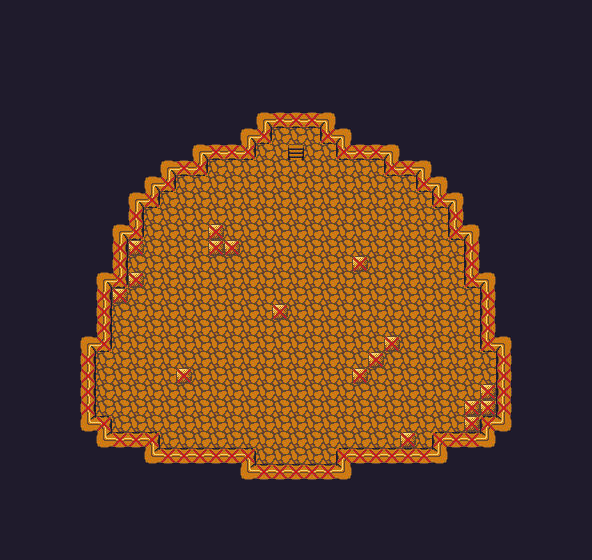

Rendered tile map (Tiled .tmx) drawn with the repository's tilesets; below, a short description and the map source with its tile grids summarised:
An orthogonal 37x35 tile map with 16x16 px tiles, 2 tile layers (Tile Layer 1, Collision_Layer), 2 tilesets and 12 objects (9x Enemy, Relic, Player, LevelTrigger).

<map version="1.0" orientation="orthogonal" renderorder="right-down" width="37" height="35" tilewidth="16" tileheight="16" nextobjectid="41">
 <tileset firstgid="1" name="DEBUG_COLLISION" tilewidth="16" tileheight="16">
  <image source="res/DEBUG_COLLISION.png" width="32" height="16" />
  <tile id="1">
   <properties>
    <property name="collidable" value="" />
   </properties>
  </tile>
 </tileset>
 <tileset firstgid="3" name="overworld" tilewidth="16" tileheight="16">
  <image source="res/tileSet.png" width="128" height="144" />
 </tileset>
 <layer name="Tile Layer 1" width="37" height="35">
  <data>[1295 cells, 1295 non-empty, 16 distinct tile ids]</data>
 </layer>
 <layer name="Collision_Layer" width="37" height="35">
  <properties>
   <property name="collidable" value="1" />
  </properties>
  <data>[1295 cells, 87 non-empty, 1 distinct tile ids]</data>
 </layer>
 <objectgroup name="Object Layer 1">
  <object id="28" type="Enemy" x="224" y="304" width="16" height="16">
   <properties>
    <property name="textureID" value="enemy" />
   </properties>
  </object>
  <object id="29" type="Enemy" x="304" y="256" width="16" height="16">
   <properties>
    <property name="textureID" value="enemy" />
   </properties>
  </object>
  <object id="30" type="Enemy" x="320" y="336" width="16" height="16">
   <properties>
    <property name="textureID" value="enemy" />
   </properties>
  </object>
  <object id="31" type="Enemy" x="240" y="384" width="16" height="16">
   <properties>
    <property name="textureID" value="enemy" />
   </properties>
  </object>
  <object id="32" type="Enemy" x="384" y="400" width="16" height="16">
   <properties>
    <property name="textureID" value="enemy" />
   </properties>
  </object>
  <object id="33" type="Enemy" x="288" y="416" width="16" height="16">
   <properties>
    <property name="textureID" value="enemy" />
   </properties>
  </object>
  <object id="34" type="Enemy" x="160" y="304" width="16" height="16">
   <properties>
    <property name="textureID" value="enemy" />
   </properties>
  </object>
  <object id="35" type="Enemy" x="192" y="208" width="16" height="16">
   <properties>
    <property name="textureID" value="enemy" />
   </properties>
  </object>
  <object id="36" type="Enemy" x="404" y="244" width="16" height="16">
   <properties>
    <property name="textureID" value="enemy" />
   </properties>
  </object>
  <object id="37" type="Relic" x="288" y="448" width="16" height="16">
   <properties>
    <property name="textureID" value="relic" />
   </properties>
  </object>
  <object id="39" name="playerStart" type="Player" x="288" y="156" width="16" height="20">
   <properties>
    <property name="textureID" value="player" />
   </properties>
  </object>
  <object id="40" type="LevelTrigger" x="292" y="148" width="8" height="8">
   <properties>
    <property name="levelID" value="underground" />
    <property name="newX" value="176" />
    <property name="newY" value="192" />
   </properties>
  </object>
 </objectgroup>
</map>